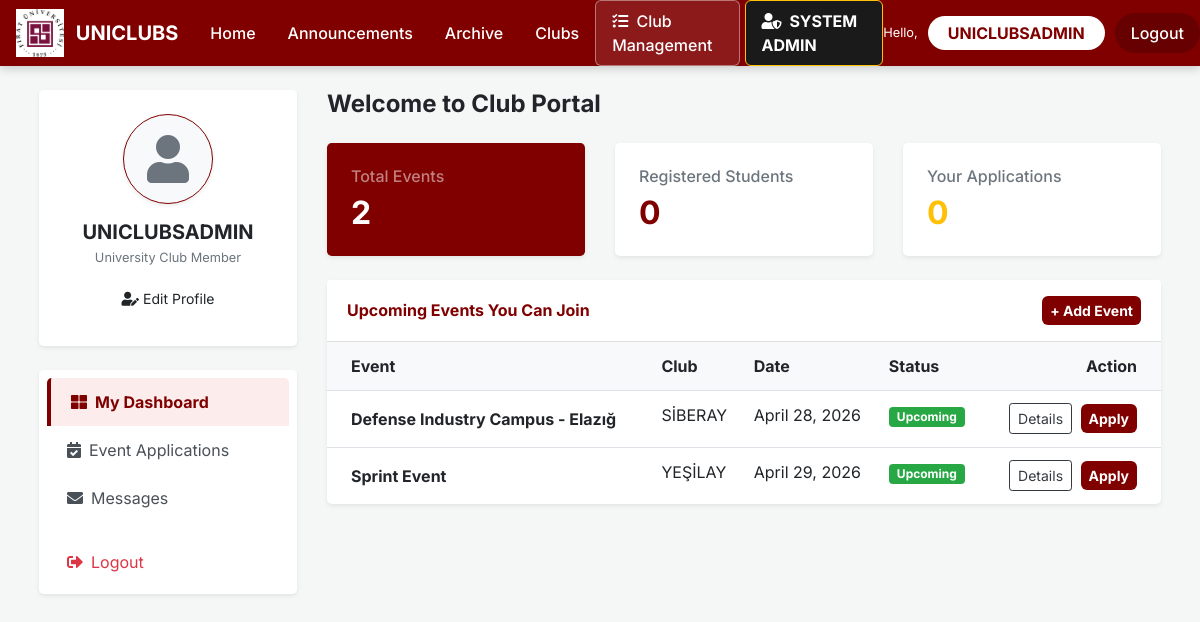
The page /dashboard/ (signed in) on the database its author committed.
### app/models.py (models this page shows, shortened)
class Student(models.Model): # Base model for student academic and contact information | Öğrenci akademik ve iletişim bilgileri için temel model
    full_name = models.CharField(max_length=200)
    student_id = models.CharField(max_length=20, unique=True)
    department = models.CharField(max_length=200)
    faculty = models.CharField(max_length=200, blank=True, null=True)
    grade = models.CharField(max_length=50, blank=True, null=True)
    email = models.EmailField(unique=True)
    year = models.IntegerField(default=1)
    created_at = models.DateTimeField(default=timezone.now)
    class Meta:
        ordering = ['-created_at']

class Event(models.Model): # Event definition with logic for attendance and average ratings | Katılım ve ortalama puanlama mantığıyla etkinlik tanımı
    STATUS_CHOICES = [
        ('upcoming', 'Upcoming'),
        ('ongoing', 'Ongoing'),
        ('past', 'Past'),
    ]
    title = models.CharField(max_length=200)
    description = models.TextField()
    club = models.ForeignKey(Club, on_delete=models.CASCADE, related_name='events')
    location = models.CharField(max_length=200, blank=True)
    event_date = models.DateField()
    event_time = models.TimeField(blank=True, null=True)
    status = models.CharField(max_length=20, choices=STATUS_CHOICES, default='upcoming')
    is_approved = models.BooleanField(default=False)
    max_participants = models.IntegerField(default=100)
    image = models.ImageField(upload_to='event_images/', blank=True, null=True)
    created_at = models.DateTimeField(default=timezone.now)
    class Meta:
        ordering = ['-event_date']

class Club(models.Model): # Stores club profile, recruitment status, and admin links | Kulüp profili, alım durumu ve admin bağlantılarını tutar
    name = models.CharField(max_length=200)
    description = models.TextField(blank=True)
    logo = models.ImageField(upload_to='club_logos/', blank=True, null=True)
    category = models.CharField(max_length=100, blank=True)
    is_active = models.BooleanField(default=True)
    is_approved = models.BooleanField(default=False)
    is_recruiting = models.BooleanField(default=False)
    is_core_team_recruiting = models.BooleanField(default=False)
    leader = models.CharField(max_length=200, blank=True, null=True, help_text="Name of the club leader")
    created_at = models.DateTimeField(default=timezone.now)
    admin_user = models.OneToOneField(User, on_delete=models.SET_NULL, null=True, blank=True, related_name='managed_club')
    class Meta:
        ordering = ['-created_at']

### app/views.py (the view)
# urls.py: path('dashboard/', views.dashboard, name='dashboard'),
@login_required
def dashboard(request):
    current_student = Student.objects.filter(student_id=str(request.user.id)).first()
    if not current_student:
        current_student = Student.objects.filter(email=request.user.email).first()
    today = timezone.now().date()
    events = Event.objects.filter(is_approved=True, event_date__gte=today).order_by('event_date')
    registrations = EventRegistration.objects.filter(student__student_id=str(request.user.id))
    return render(request, 'app/dashboard.html', {
        'events': events,
        'student': current_student,
        'registrations': registrations,
    })

### app/templates/app/dashboard.html (shortened to what this page needs)
{% extends "app/layout.html" %}
{% block content %}
<div class="container-fluid px-4">
    <div class="row">
        <div class="col-md-3">
            <div class="card border-0 shadow-sm rounded-lg mb-4">
                <div class="card-body text-center p-4">
                    <div class="mx-auto mb-3 d-flex align-items-center justify-content-center bg-light rounded-circle border shadow-sm" style="width:90px; height:90px; border-color:#800000 !important;">
                        <i class="fas fa-user fa-3x text-muted"></i>
                    </div>
                    <h5 class="font-weight-bold mb-1">{% if student %}{{ student.full_name }}{% else %}{{ user.username }}{% endif %}</h5>
                    <p class="text-muted small mb-3">University Club Member</p>
                    <a href="{% url 'profile_edit' %}" class="btn btn-outline-maroon btn-sm btn-block mb-2">
                        <i class="fas fa-user-edit mr-1"></i>Edit Profile
                    </a>
                </div>
            </div>
            <div class="list-group sidebar-menu border-0 shadow-sm rounded-lg bg-white p-2">
                <a href="{% url 'dashboard' %}" class="list-group-item list-group-item-action active-item border-0">
                    <i class="fas fa-th-large mr-2"></i>My Dashboard
                </a>
                <a href="{% url 'event_archive' %}" class="list-group-item list-group-item-action border-0">
                    <i class="fas fa-calendar-check mr-2"></i>Event Applications
                </a>
                <a href="{% url 'messages' %}" class="list-group-item list-group-item-action border-0">
                    <i class="fas fa-envelope mr-2"></i>Messages
                </a>
                <a href="{% url 'home' %}" class="list-group-item list-group-item-action border-0 text-danger mt-3">
                    <i class="fas fa-sign-out-alt mr-2"></i>Logout
                </a>
            </div>
        </div>
        <div class="col-md-9">
            <h4 class="font-weight-bold mb-4">Welcome to Club Portal</h4>
            <div class="row mb-4">
                <div class="col-md-4">
                    <div class="card border-0 shadow-sm rounded-lg" style="background-color:#800000;">
                        <div class="card-body p-4 text-white">
                            <h6 class="text-white-50">Total Events</h6>
                            <h2 class="font-weight-bold mb-0">{{ events|length }}</h2>
                        </div>
                    </div>
                </div>
                <div class="col-md-4">
                    <div class="card border-0 shadow-sm rounded-lg">
                        <div class="card-body p-4">
                            <h6 class="text-muted">Registered Students</h6>
                            <h2 class="font-weight-bold mb-0 text-maroon" style="color:#800000;">{{ students|length }}</h2>
                        </div>
                    </div>
                </div>
                <div class="col-md-4">
                    <div class="card border-0 shadow-sm rounded-lg">
                        <div class="card-body p-4">
                            <h6 class="text-muted">Your Applications</h6>
                            <h2 class="font-weight-bold mb-0 text-warning">{{ registrations|length }}</h2>
                        </div>
                    </div>
                </div>
            </div>
            <div class="card border-0 shadow-sm rounded-lg">
                <div class="card-header bg-white py-3 d-flex justify-content-between align-items-center">
                    <h6 class="font-weight-bold mb-0 text-maroon" style="color:#800000;">Upcoming Events You Can Join</h6>
                    <a href="{% url 'event_add' %}" class="btn btn-sm btn-maroon">+ Add Event</a>
                </div>
                <div class="card-body p-0">
                    <table class="table table-hover mb-0">
                        <thead class="bg-light">
                            <tr>
                                <th class="border-0 px-4">Event</th>
                                <th class="border-0">Club</th>
                                <th class="border-0">Date</th>
                                <th class="border-0">Status</th>
                                <th class="border-0 px-4 text-right">Action</th>
                            </tr>
                        </thead>
                        <tbody>
                            {% for event in events %}
                            <tr>
                                <td class="px-4 py-3 font-weight-bold">{{ event.title }}</td>
                                <td>{{ event.club.name }}</td>
                                <td>{{ event.event_date }}</td>
                                <td><span class="badge badge-success px-2 py-1">{{ event.get_status_display }}</span></td>
                                <td class="px-4 text-right">
                                    <a href="{% url 'event_detail' event.pk %}" class="btn btn-sm btn-outline-dark mr-1">Details</a>
                                    <a href="{% url 'event_register' event.pk %}" class="btn btn-sm btn-maroon">Apply</a>
                                </td>
                            </tr>
                            {% empty %}
                            <tr>
                                <td colspan="5" class="text-center py-4 text-muted">
                                    No upcoming events. <a href="{% url 'event_add' %}">Add the first event</a>.
                                </td>
                            </tr>
                            {% endfor %}
                        </tbody>
                    </table>
                </div>
            </div>
        </div>
    </div>
</div>
{% endblock %}

### app/templates/app/layout.html (shortened to what this page needs)
{% load static %}
<!DOCTYPE html>
<html lang="en">
<head>
    <link rel="stylesheet" href="https://stackpath.bootstrapcdn.com/bootstrap/4.5.2/css/bootstrap.min.css" />
    <link rel="stylesheet" href="https://cdnjs.cloudflare.com/ajax/libs/font-awesome/5.15.3/css/all.min.css" />
</head>
<body>
    <nav class="navbar navbar-expand-lg navbar-custom sticky-top p-0">
        <div class="container-fluid p-0">
            <a class="navbar-brand text-white font-weight-bold d-flex align-items-center ml-3" href="{% url 'home' %}">
                <img src="{% static 'app/content/fu_logo_final_v4.png' %}" alt="FU Logo" style="height: 48px; width: auto; margin-right: 12px;">
                UNICLUBS
            </a>
            <div class="collapse navbar-collapse" id="navbarNav">
                <ul class="navbar-nav mr-auto">
                    <li class="nav-item"><a class="nav-link" href="{% url 'home' %}">Home</a></li>
                    <li class="nav-item"><a class="nav-link" href="{% url 'announcements' %}">Announcements</a></li>
                    <li class="nav-item"><a class="nav-link" href="{% url 'event_archive' %}">Archive</a></li>
                    <li class="nav-item"><a class="nav-link" href="{% url 'club_list' %}">Clubs</a></li>
                </ul>
                <ul class="navbar-nav ml-auto align-items-center">
                    {% if user.is_authenticated %}
                        {% if user.username == 'UNICLUBSADMIN' or user.managed_club %}
                            <li class="nav-item">
                                <a class="nav-link nav-club-admin" href="{% url 'club_admin' %}">
                                    <i class="fas fa-tasks mr-1"></i> Club Management
                                </a>
                            </li>
                        {% endif %}
                        {% if user.username == 'UNICLUBSADMIN' %}
                            <li class="nav-item">
                                <a class="nav-link nav-system-admin" href="{% url 'system_admin' %}">
                                    <i class="fas fa-user-shield mr-1"></i> SYSTEM ADMIN
                                </a>
                            </li>
                        {% endif %}
                        <li class="nav-item d-flex align-items-center">
                            <span class="text-white small">Hello,</span>
                        </li>
                        <li class="nav-item">
                            <a class="nav-link btn-student" href="{% url 'dashboard' %}">{{ user.username }}</a>
                        </li>
                        <li class="nav-item">
                            <a class="nav-link btn-logout" href="{% url 'logout' %}">Logout</a>
                        </li>
                    {% else %}
                        <li class="nav-item">
                            <a class="nav-link btn-login" href="{% url 'login' %}">Login</a>
                        </li>
                    {% endif %}
                </ul>
            </div>
        </div>
    </nav>
    <div class="container-fluid py-4">
        {% block content %}{% endblock %}
    </div>
</body>
</html>

### app/templates/app/layout.html (style rules this page uses)
:root { --maroon: #800000; --maroon-dark: #600000; --maroon-light: #fceceb; --soft-bg: #f4f7f6; }
body { background-color: var(--soft-bg); font-family: 'Inter', 'Segoe UI', sans-serif; padding-bottom: 60px; }
.navbar-custom { background-color: var(--maroon); box-shadow: 0 2px 10px rgba(0,0,0,0.2); }
.navbar-custom .nav-link { color: white !important; font-weight: 500; padding: 0.5rem 1rem !important; transition: 0.3s; }
.nav-club-admin { border: 1px solid rgba(255,255,255,0.4); border-radius: 6px; margin-right: 5px; background-color: rgba(255,255,255,0.1); }
.nav-system-admin { background-color: #1a1a1a !important; border-radius: 6px; color: #ffc107 !important; font-weight: bold !important; border: 1px solid #ffc107; }
.navbar-custom .nav-link.btn-student { background-color: white !important; color: #800000 !important; font-weight: bold !important; border-radius: 20px; padding: 5px 20px !important; margin-left: 10px; }
.btn-logout { background-color: rgba(0, 0, 0, 0.2); color: white !important; border-radius: 20px; padding: 5px 20px !important; margin-left: 10px; font-weight: 500; }
.text-maroon { color: var(--maroon) !important; }
.btn-maroon { background-color: var(--maroon); color: white !important; border: none; border-radius: 8px; font-weight: 600; transition: 0.25s; }
.sidebar-menu .list-group-item { transition: 0.2s; cursor: pointer; }
.sidebar-menu .list-group-item.active-item { background-color: var(--maroon-light) !important; color: var(--maroon) !important; border-left: 4px solid var(--maroon) !important; font-weight: bold; }

### app/templates/app/dashboard.html (style rules this page uses)
.text-maroon { color: #800000 !important; }
.btn-maroon { background-color: #800000; color: white !important; border: none; border-radius: 6px; font-weight: bold; transition: 0.3s; }
.sidebar-menu .active-item { background-color: #fceceb !important; color: #800000 !important; border-left: 4px solid #800000 !important; font-weight: bold; }

### rows shown on the page
Student: full_name "UNICLUBSADMIN"
Event: title "Defense Industry Campus - Elazığ", club.name "SİBERAY", event_date "April 28, 2026", status "Upcoming"
Event: title "Sprint Event", club.name "YEŞİLAY", event_date "April 29, 2026", status "Upcoming"

### other values the page prints
{{ user.username }} "UNICLUBSADMIN"
{{ events|length }} "2"
{{ students|length }} "0"
{{ registrations|length }} "0"
